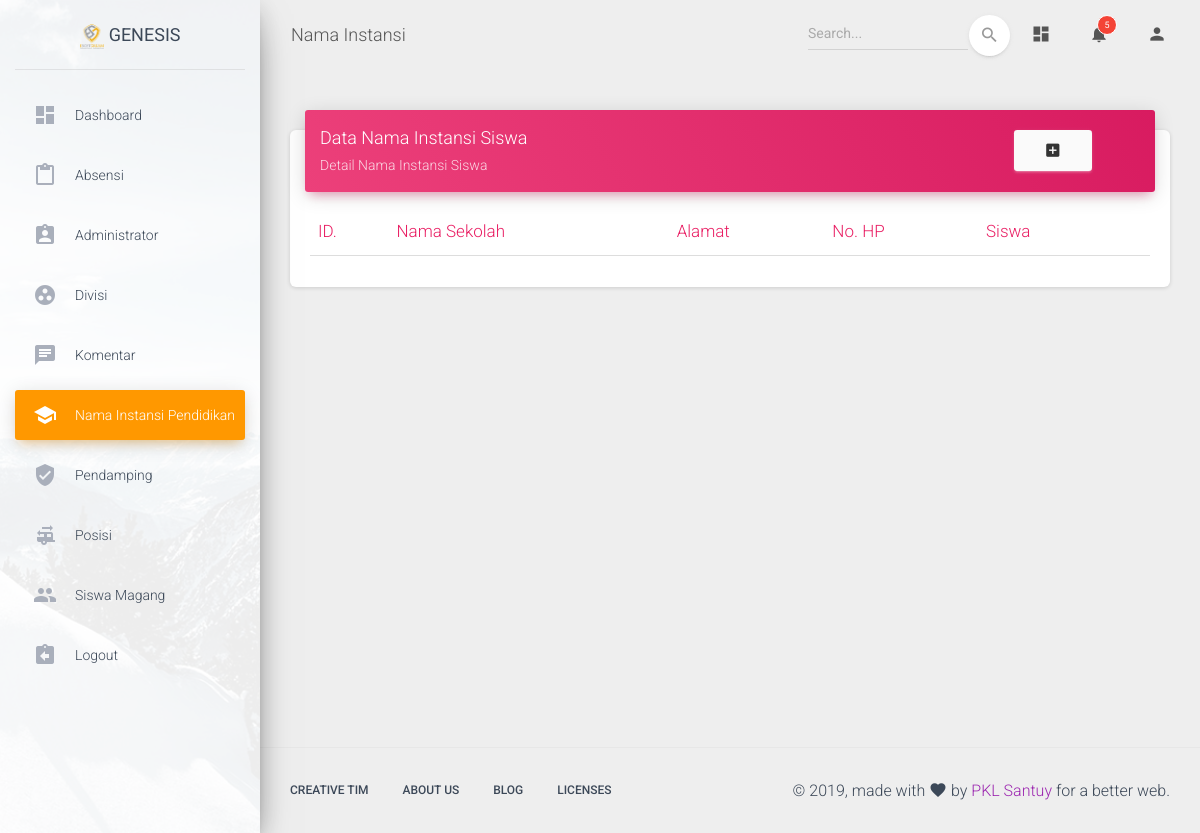
The page /index.php/Admin/NamaInstansi on the database as committed earlier.
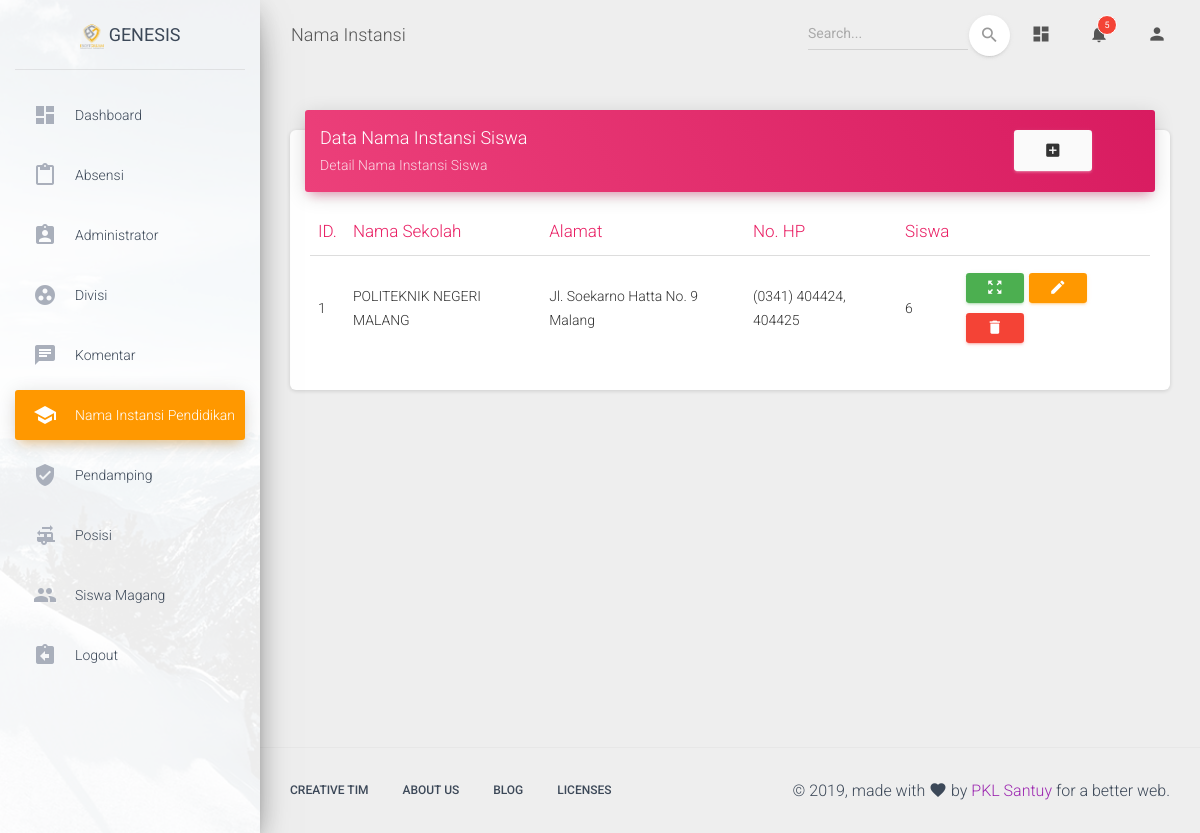
The same page on the database as committed later.
### tables this page shows
CREATE TABLE `nama_instansi` (
  `id_instansi` int(11) NOT NULL,
  `nama_instansi` varchar(55) NOT NULL,
  `alamat` varchar(100) NOT NULL,
  `no_hp` varchar(45) NOT NULL,
  `gambar` varchar(100) NOT NULL,
  `fk_id_siswa` int(11) NOT NULL
);

### application/controllers/Admin/NamaInstansi.php (called while the page is built, shortened)
<?php
class NamaInstansi extends CI_Controller {
	public function __construct()
	{
		$this->load->library('form_validation');
		$this->load->model('NamaInstansiModel');
	}
	public function index()
	{
		$data['data'] = $this->NamaInstansiModel->get();
		$this->load->view('admin/nama_instansi/template/header');
		$this->load->view('admin/nama_instansi/index',$data);
		$this->load->view('admin/nama_instansi/template/footer');
	}
}

### index.php (called while the page is built, shortened)
<?php
require_once BASEPATH.'core/CodeIgniter.php';

### application/models/NamaInstansiModel.php (called while the page is built, shortened)
<?php
class NamaInstansiModel extends CI_Model {
	public function get()
	{
		$this->db->select("nama_instansi.*");
		$this->db->order_by('id_instansi','desc');
		return $this->db->get('nama_instansi')->result();
	}
}

### application/views/admin/nama_instansi/index.php (the view)
<?php $c_name = "NamaInstansi" ?>
      <div class="content">
        <div class="container-fluid">
          <div class="row">
          <div class="col-md-12">
              <div class="card">
                <div class="card-header card-header-rose">
                  <div class="row">
                    <div class="col-md-10">
                  <h4 class="card-title ">Data Nama Instansi Siswa</h4>
                  <p class="card-category">Detail Nama Instansi Siswa</p>
                  </div>
                  <div class="col-xs-2">
                    <a href="<?= base_url('index.php/Admin/NamaInstansi/insert') ?>" rel="tooltip" title="Tambah Data" class="btn btn-secondary">
                      <i class="material-icons">add_box</i>
                    </a>
                  </div>
                </div>
              </div>
                <div class="card-body">
                  <div class="table-responsive">
                    <table class="table">
                    <thead class=" text-rose">
                      <th>ID.</th>
                      <th>Nama Sekolah</th>
                      <th>Alamat</th>
                      <th>No. HP</th>
                      <th>Siswa</th>
                      <th></th>
                    </thead>
                    <tbody>
                      <?php foreach ($data as $key => $value): ?>
                        <tr>
                          <td><?php echo ++$key; ?></td>
                          <td><?php echo $value->nama_instansi ?></td>
                          <td><?php echo $value->alamat ?></td>
                          <td><?php echo $value->no_hp ?></td>
                          <td><?php echo $value->fk_id_siswa ?></td>
                          <td>
                            <a class="btn btn-sm btn-success" href="#" rel="tooltip" title="Detail"><i class="material-icons">zoom_out_map</i></a>
                            <a class="btn btn-sm btn-warning" href="<?php echo site_url("Admin/".$c_name."/update/".$value->id_instansi) ?>"  rel="tooltip" title="Edit"><i class="material-icons">edit</i></a>
                            <a href="<?php echo site_url("Admin/".$c_name."/delete/".$value->id_instansi) ?>" onclick="return confirm('Apakah anda yakin?')" class="btn btn-sm btn-danger"  rel="tooltip" title="Hapus"><i class="material-icons">delete</i></a>
                          </td>
                        </tr>
                        <?php endforeach ?>
                    </tbody>
                  </table>
                  </div>
                </div>
              </div>
            </div>
          </div>
        </div>
      </div>

Rows that differ between the two databases and show on the page:
added nama_instansi: nama_instansi "POLITEKNIK NEGERI MALANG", alamat "Jl. Soekarno Hatta No. 9 Malang", no_hp "(0341) 404424, 404425", fk_id_siswa "6"
